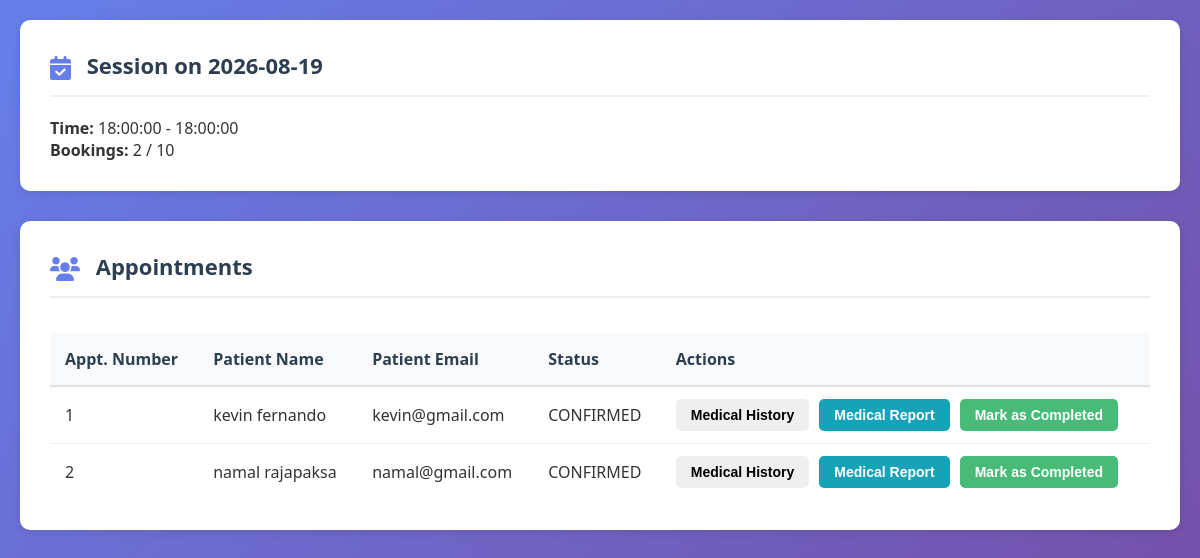
Page /doctor/session_view.php?session_id=19 (signed in) on the committed database.
### tables this page shows
CREATE TABLE IF NOT EXISTS `sessions` (
  `session_id` int NOT NULL AUTO_INCREMENT,
  `doctor_id` int DEFAULT NULL,
  `session_day` date NOT NULL,
  `start_time` time NOT NULL,
  `end_time` time NOT NULL,
  `max_patients` int DEFAULT NULL,
  `created_by` int DEFAULT NULL COMMENT 'admin_id who created this session',
  `status` enum('active','pending') NOT NULL DEFAULT 'pending',
  `created_at` timestamp NULL DEFAULT CURRENT_TIMESTAMP,
  `current_count` int NOT NULL,
  PRIMARY KEY (`session_id`),
  KEY `fk_sessions_doctor` (`doctor_id`),
  KEY `fk_sessions_admin` (`created_by`)
);

CREATE TABLE IF NOT EXISTS `appointments` (
  `appointment_id` int NOT NULL AUTO_INCREMENT,
  `appointment_number` varchar(20) DEFAULT NULL,
  `patient_id` int DEFAULT NULL,
  `doctor_id` int DEFAULT NULL,
  `session_id` int DEFAULT NULL,
  `status` enum('CONFIRMED','CANCELLED','COMPLETED') DEFAULT 'CONFIRMED',
  `created_at` timestamp NOT NULL DEFAULT CURRENT_TIMESTAMP,
  PRIMARY KEY (`appointment_id`),
  KEY `patient_id` (`patient_id`),
  KEY `doctor_id` (`doctor_id`),
  KEY `idx_appointments_session` (`session_id`),
  KEY `appointment_number` (`appointment_number`) USING BTREE
);

CREATE TABLE IF NOT EXISTS `users` (
  `user_id` int NOT NULL AUTO_INCREMENT,
  `email` varchar(100) NOT NULL,
  `password` varchar(255) NOT NULL,
  `user_type` enum('admin','doctor','patient') DEFAULT 'patient',
  `is_active` tinyint(1) DEFAULT '1',
  `created_at` timestamp NOT NULL DEFAULT CURRENT_TIMESTAMP,
  PRIMARY KEY (`user_id`),
  UNIQUE KEY `email` (`email`)
);

### doctor/session_view.php (the view, shortened to what this page needs)
<?php
$doctorId = $_SESSION['doctor_id'];
require_once '../config/db_connection.php';
$session_id = isset($_GET['session_id']) ? (int)$_GET['session_id'] : 0;
$stmt = $conn->prepare("SELECT s.session_day, s.start_time, s.end_time, s.max_patients FROM sessions s WHERE s.session_id = ? AND s.doctor_id = ?");
$stmt->bind_param("ii", $session_id, $doctorId);
$stmt->execute();
$session_result = $stmt->get_result();
$session = $session_result->fetch_assoc();
$appointments = [];
$sql = "SELECT a.appointment_id, a.appointment_number, a.status, a.patient_id,
           EXISTS (
           SELECT 1 FROM medical_records mr
           WHERE mr.appointment_id = a.appointment_id
             AND mr.doctor_id = ?
             AND TRIM(COALESCE(mr.diagnosis, '')) <> ''
             AND TRIM(COALESCE(mr.prescription, '')) <> ''
           ) AS has_medical_report,
           CONCAT(p.first_name, ' ', p.last_name) AS patient_name, u.email AS patient_email
        FROM appointments a
        JOIN patients p ON a.patient_id = p.patient_id
        JOIN users u ON p.user_id = u.user_id
        WHERE a.session_id = ? AND a.status <> 'COMPLETED'
        ORDER BY a.appointment_number ASC";
$stmt = $conn->prepare($sql);
$stmt->bind_param("ii", $doctorId, $session_id);
$stmt->execute();
$result = $stmt->get_result();
while ($row = $result->fetch_assoc()) {
    $appointments[] = $row;
}
?>
<!DOCTYPE html>
<html lang="en">
<head>
    <link rel="stylesheet" href="https://cdnjs.cloudflare.com/ajax/libs/font-awesome/6.0.0-beta3/css/all.min.css">
    <link rel="stylesheet" href="static/main.css">
    <link rel="stylesheet" href="static/session_view.css">
</head>
<body>
    <div class="main-content" style="padding: 20px; max-width: 1200px; margin: auto;">
        <div class="section">
            <div class="session-header">
                <h2 class="section-title" style="margin-bottom: 0;">
                    <i class="fas fa-calendar-check"></i> Session on <?php echo htmlspecialchars($session['session_day']); ?>
                </h2>
            </div>
            <p><strong>Time:</strong> <?php echo htmlspecialchars($session['start_time']) . ' - ' . htmlspecialchars($session['end_time']); ?></p>
            <p><strong>Bookings:</strong> <?php echo count($appointments); ?> / <?php echo htmlspecialchars($session['max_patients']); ?></p>
        </div>
        <div class="section">
            <h2 class="section-title"><i class="fas fa-users"></i> Appointments</h2>
            <div class="table-responsive">
                <table>
                    <thead>
                        <tr>
                            <th>Appt. Number</th>
                            <th>Patient Name</th>
                            <th>Patient Email</th>
                            <th>Status</th>
                            <th>Actions</th>
                        </tr>
                    </thead>
                    <tbody>
                        <?php if (empty($appointments)): ?>
                            <tr>
                                <td colspan="5" style="text-align: center;">No appointments booked for this session yet.</td>
                            </tr>
                        <?php else: ?>
                            <?php foreach ($appointments as $appointment): ?>
                                <tr data-appointment-id="<?php echo (int) $appointment['appointment_id']; ?>" data-medical-report-saved="<?php echo (int) $appointment['has_medical_report']; ?>">
                                    <td><?php echo htmlspecialchars($appointment['appointment_number']); ?></td>
                                    <td><?php echo htmlspecialchars($appointment['patient_name']); ?></td>
                                    <td><?php echo htmlspecialchars($appointment['patient_email']); ?></td>
                                    <td><?php echo htmlspecialchars($appointment['status']); ?></td>
                                    <td>
                                        <div class="btn-group">
                                            <form action="medical_history.php" class="medical-history" method="POST">
                                                <button type="submit" class="btn" >Medical History</button>
                                            </form>
                                            <form action="" class="medical-report-form">
                                                <button type="submit" class="btn btn-info open-report-modal" >Medical Report</button>
                                            </form>
                                            <form class="completion-form">
                                                <button type="submit" class="btn btn-success">Mark as Completed</button>
                                            </form>
                                        </div>
                                    </td>
                                </tr>
                            <?php endforeach; ?>
                        <?php endif; ?>
                    </tbody>
                </table>
            </div>
        </div>
    </div>
</body>
</html>

### doctor/static/main.css (style rules this page uses)
* { margin: 0; padding: 0; box-sizing: border-box; }
body { font-family: 'Segoe UI', Tahoma, Geneva, Verdana, sans-serif; background-color: #f5f7fa; color: #333; }
.main-content { flex-grow: 1; padding: 30px; }
.btn { padding: 8px 15px; border: none; border-radius: 5px; cursor: pointer; font-size: 14px; font-weight: 600; transition: all 0.3s ease; text-decoration: none; display: inline-block; }
.btn-success { background-color: #48bb78; color: white; }
.section { background: white; padding: 30px; border-radius: 10px; box-shadow: 0 2px 8px rgba(0,0,0,0.1); margin-bottom: 30px; }
.section-title { font-size: 22px; font-weight: bold; margin-bottom: 20px; color: #2c3e50; border-bottom: 2px solid #f0f0f0; padding-bottom: 15px; }
.section-title i { margin-right: 10px; font-size: 24px; color: #667eea; vertical-align: middle; }
.table-responsive { overflow-x: auto; }
table { width: 100%; border-collapse: collapse; margin-top: 15px; }
table thead { background-color: #f8f9fa; }
table th { padding: 15px; text-align: left; font-weight: 600; color: #2c3e50; border-bottom: 2px solid #e0e0e0; }
table td { padding: 12px 15px; border-bottom: 1px solid #f0f0f0; }
table tbody tr:last-child td { border-bottom: none; }

### doctor/static/session_view.css (style rules this page uses)
body { background: linear-gradient(135deg, #667eea 0%, #764ba2 100%); min-height: 100vh; }
.session-header { margin-bottom: 20px; }
.btn-group { display: flex; gap: 10px; }
.btn-info { background-color: #17a2b8; color: white; }

### rows in the picture
sessions: session_day "2026-08-19", start_time "18:00:00", end_time "18:00:00", max_patients "10"
appointments: appointment_number "1", patient_name "kevin fernando", users.email "kevin@gmail.com", status "CONFIRMED"
appointments: appointment_number "2", patient_name "namal rajapaksa", users.email "namal@gmail.com", status "CONFIRMED"

### other values in the picture
count($appointments) "2"
